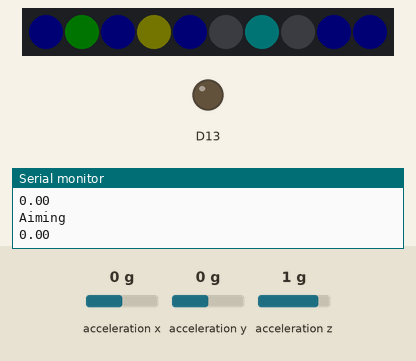
The sketch below on a simulated Adafruit Circuit Playground Express. On the bench: 10 RGB LEDs in strip order, left to right, output pins drawn as LEDs (lit = HIGH), the last lines printed to the serial monitor. The inputs (shaded band) are chosen by the test bench; at power-on: acceleration z 1 g, acceleration x 0 g, acceleration y 0 g. Dim RGB values are drawn brighter than linear; random numbers use the default seed unless the sketch sets one.

Above: at 1.5 s.
1.6 s: acceleration z set to 0.8 g
At 2.6 s:
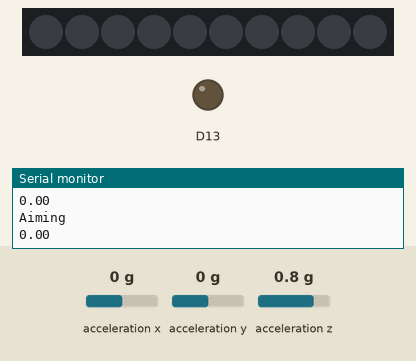
4.6 s: acceleration x set to -1.4 g
At 6.37 s:
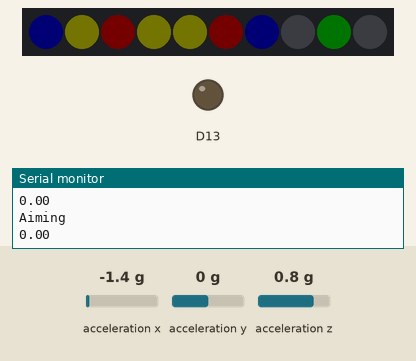
7.6 s: acceleration y set to -1.4 g
At 8.89 s:
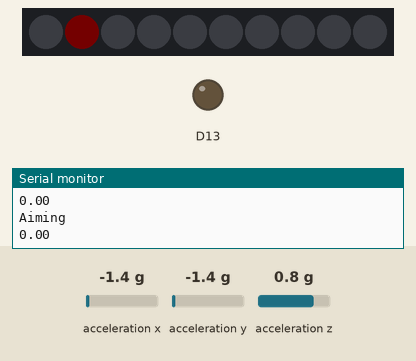
10.6 s: acceleration x set to -0.8 g
At 12.04 s:
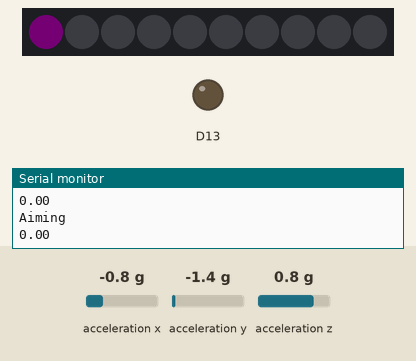
13.6 s: acceleration y set to -0.8 g
At 14.81 s:
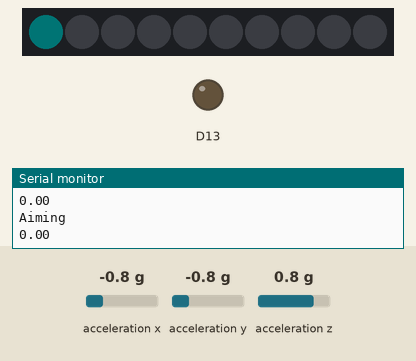
16.6 s: acceleration z set to -1.4 g
At 17.94 s:
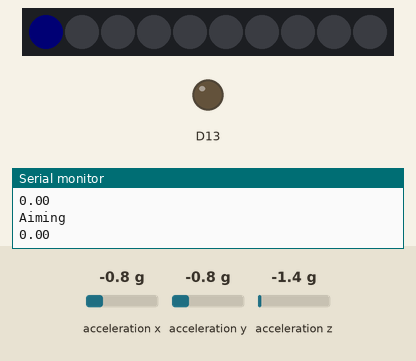

Measured:
- what the display in image 1 shows lasts 0.8 s, from 2.0 s to 2.8 s

The sketch:

aimDetection.ino
```cpp
/*
 * If the device has been steady for (SAMPLES * SAMPLING_DELAY) millisecondssecond, fire.
 */
#define SAMPLES 10 //the number of samples over which we will average.
#define SAMPLING_DELAY 50 //time between the consecutive SAMPLES in ms.
#define AIM_THRESHOLD 0.2
int acquisitionTime = 0; //updates whenever a new sample is obtained.

float xOld[SAMPLES], xNew[SAMPLES];
float yOld[SAMPLES], yNew[SAMPLES];
float zOld[SAMPLES], zNew[SAMPLES];
uint8_t iSample=0; //index
float xAvgOld, xAvgNew;
float yAvgOld, yAvgNew;
float zAvgOld, zAvgNew;

#include <Adafruit_CircuitPlayground.h>
#define CLICKTHRESHHOLD 120 //for 8G, try 10-20. for 4G try 20-40. for 2G try 40-80

void setup() {
  CircuitPlayground.begin();
  CircuitPlayground.clearPixels();
  CircuitPlayground.setAccelRange(LIS3DH_RANGE_2_G);
}

void loop() {
  //Algorithm at High-Level:
  //We are going to compare the average of the last 10samples to the average of the previous 10samples, and if the
  //difference between the averages is less than some threshold, we say that the device is in aiming mode. We will acquire
  //one nwe sample every SAMPLING_DELAY milliseconds. We must do this analysis after each new sample; we do NOT want to
  //have to take in all samples at once.

  //Algorithm Implementation:
  //There are two arrays of size SAMPLES, where xNew stores last 10 new samples and xOld sotres the previous 10 samples.
  //Every 100ms, an item at index i is tranferred from the new array to the old array at index i, and then a new sample is placed into the new
  //array at that same index i. The index is then incremented until it reaches SAMPLES, at which point it is reset to 0.

  if(millis()-acquisitionTime >= SAMPLING_DELAY){
    //Get a new Sammple:
    float xSumOld = 0, xSumNew = 0, ySumOld = 0, ySumNew = 0, zSumOld = 0, zSumNew = 0;
    acquisitionTime = millis();
    xOld[iSample]=xNew[iSample];
    xNew[iSample]=CircuitPlayground.motionX();
    yOld[iSample]=yNew[iSample];
    yNew[iSample]=CircuitPlayground.motionY();
    zOld[iSample]=zNew[iSample];
    zNew[iSample]=CircuitPlayground.motionZ();
    iSample++;
    if(iSample==SAMPLES) iSample=0;

    //Calculate the averages
    for(int i=0; i<9; i++){
      xSumOld += xOld[i];
      xSumNew += xNew[i];
      ySumOld += yOld[i];
      ySumNew += yNew[i];
      zSumOld += zOld[i];
      zSumNew += zNew[i];
    }
    xAvgOld = xSumOld/10.0f;
    xAvgNew = xSumNew/10.0f;
    yAvgOld = ySumOld/10.0f;
    yAvgNew = ySumNew/10.0f;
    zAvgOld = zSumOld/10.0f;
    zAvgNew = zSumNew/10.0f;

    //If the two averages are different by more than AIM_THRESHOLD, then don't do enything. Else, flash LEDs.
    if(abs(xAvgNew - xAvgOld) < AIM_THRESHOLD && abs(yAvgNew - yAvgOld) < AIM_THRESHOLD && abs(zAvgNew - zAvgOld) < AIM_THRESHOLD){
      Serial.println("Aiming");
      Serial.println(abs(xAvgNew - xAvgOld));
      makeCircle(1,30);
    }
  }
}

void makeCircle(uint8_t brightness, uint8_t delayTime){ //the argument is the delay b/n LEDs.
  CircuitPlayground.setBrightness(brightness);
  for(int i=0; i<10; i++){
    CircuitPlayground.setPixelColor(i, rnd(),rnd(),rnd());
    delay(delayTime);
  }
  delay(2*delayTime);
  CircuitPlayground.clearPixels();
}

int rnd(){
  //returns a random value between 0 and 255
  return rand() % 255;
}
```
